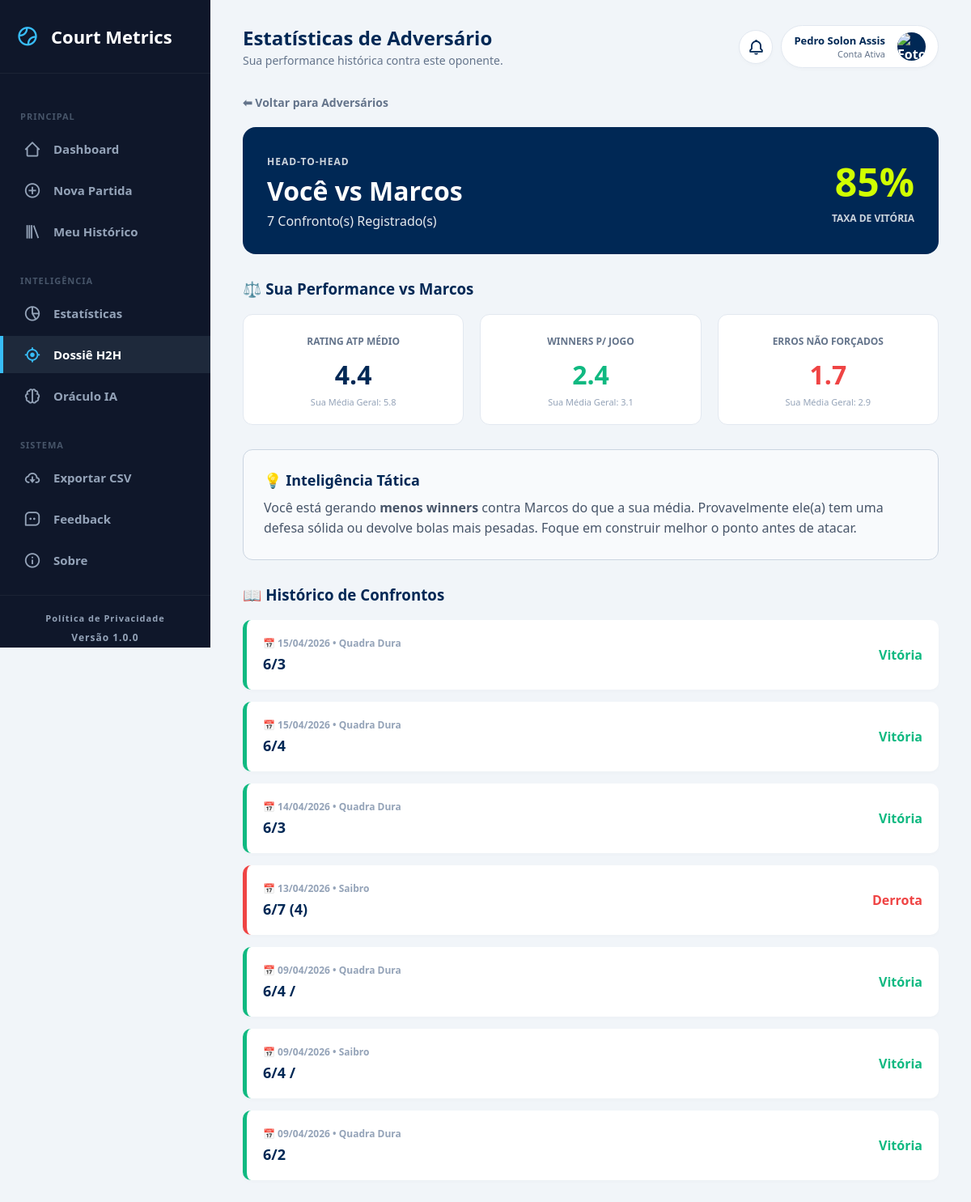
Screenshot of /h2h/Marcos (signed in) with the database file from the repository.
### tables this page shows
CREATE TABLE matches (
        id INTEGER PRIMARY KEY AUTOINCREMENT,
        opponent TEXT,
        categoria TEXT,
        match_type TEXT, 
        surface TEXT,
        result TEXT,
        score TEXT,
        match_format TEXT,
        partner TEXT,
        opp_partner TEXT,
        forehand INTEGER,
        backhand INTEGER,
        serve INTEGER,
        first_serve INTEGER,
        second_serve INTEGER,
        double_faults INTEGER,
        return_serve INTEGER,
        slice INTEGER,
        volley INTEGER,
        smash INTEGER,
        dropshot INTEGER,
        footwork INTEGER,
        strategy INTEGER,
        winners INTEGER,
        unforced_errors INTEGER,
        performance_rating REAL,
        notes TEXT,
        match_date TEXT /* NOVA COLUNA: ÍNDICE 27 */
    , game_format TEXT DEFAULT 'Padrão', user_id INTEGER, mental_focus INTEGER DEFAULT 0, mental_resilience INTEGER DEFAULT 0, mental_confidence INTEGER DEFAULT 0, mental_pressure INTEGER DEFAULT 0, clutch_bp_saved INTEGER DEFAULT 0, clutch_bp_won INTEGER DEFAULT 0, momentum_lost_streak INTEGER DEFAULT 0, mental_tags TEXT DEFAULT "");

### app.py (the view)
@app.route("/h2h/<path:opponent>")
@login_required
def h2h(opponent):
    conn = sqlite3.connect("database.db")
    c = conn.cursor()
    c.execute("""
        SELECT * FROM matches
        WHERE user_id = ? AND CASE WHEN match_format LIKE '%Duplas%' THEN opponent || ' & ' || opp_partner ELSE opponent END = ?
        ORDER BY match_date DESC
    """, (session["user_id"], opponent))
    matches = c.fetchall()
    c.execute("SELECT AVG(performance_rating), AVG(winners), AVG(unforced_errors) FROM matches WHERE user_id = ?", (session["user_id"],))
    career_avg = c.fetchone()
    conn.close()
    if not matches:
        return redirect("/adversarios")
    return render_template("h2h_detail.html", matches=matches, opponent=opponent, career_avg=career_avg)

### app.py (called while the page is built)
def login_required(f):
    @wraps(f)
    def decorated_function(*args, **kwargs):
        if "user_id" not in session:
            return redirect("/login")
        return f(*args, **kwargs)
    return decorated_function

@app.context_processor
def inject_notifications():
    if "user_id" not in session:
        return dict(notifications=[])
    conn = sqlite3.connect("database.db")
    conn.row_factory = sqlite3.Row
    c = conn.cursor()
    c.execute("SELECT * FROM notifications WHERE user_id = ? AND is_read = 0 ORDER BY created_at DESC", (session["user_id"],))
    notifs = c.fetchall()
    conn.close()
    return dict(notifications=notifs)

### templates/h2h_detail.html (shortened to what this page needs)
{% extends 'base.html' %}
{% block page_title %}Estatísticas de Adversário{% endblock %}
{% block page_subtitle %}Sua performance histórica contra este oponente.{% endblock %}
{% block content %}
{% set wins = matches|selectattr(5, 'equalto', 'Vitória')|list|length %}
{% set total = matches|length %}
{% set win_rate = ((wins / total) * 100)|int %}
{% set total_rating = matches|sum(attribute=25) %}
{% set avg_rating = (total_rating / total)|round(1) %}
{% set total_win = matches|sum(attribute=23) %}
{% set total_ue = matches|sum(attribute=24) %}
<div class="container" style="max-width: 900px; margin: 0 auto; padding-bottom: 50px;">
    <a href="/adversarios" style="color: var(--text-slate); text-decoration: none; font-weight: bold; font-size: 14px;">⬅ Voltar para Adversários</a>
    <div style="background: var(--atp-blue); color: white; padding: 30px; border-radius: 16px; margin-top: 20px; display: flex; justify-content: space-between; align-items: center; flex-wrap: wrap; gap: 20px;">
        <div>
            <span style="font-size: 12px; font-weight: bold; opacity: 0.8; letter-spacing: 1px; text-transform: uppercase;">Head-to-Head</span>
            <h1 style="margin: 5px 0; color: white !important;">Você vs {{ opponent }}</h1>
            <p style="margin: 0; opacity: 0.9;">{{ total }} Confronto(s) Registrado(s)</p>
        </div>
        <div style="text-align: right;">
            <div style="font-size: 48px; font-weight: 900; color: {% if win_rate >= 50 %}#d1ff00{% else %}#fca5a5{% endif %};">{{ win_rate }}%</div>
            <span style="font-size: 12px; font-weight: bold; opacity: 0.8; text-transform: uppercase;">Taxa de Vitória</span>
        </div>
    </div>
    <h3 style="color: var(--atp-blue); margin-top: 30px;">⚖️ Sua Performance vs {{ opponent }}</h3>
    <div style="display: flex; gap: 20px; margin-bottom: 30px; flex-wrap: wrap;">
        <div class="stat-box">
            <span style="font-size: 12px; font-weight: bold; color: var(--text-slate); text-transform: uppercase;">Rating ATP Médio</span>
            <div class="val" style="color: var(--atp-blue);">{{ avg_rating }}</div>
            <div style="font-size: 11px; color: #94a3b8;">Sua Média Geral: {{ "%.1f"|format(career_avg[0]) }}</div>
        </div>
        <div class="stat-box">
            <span style="font-size: 12px; font-weight: bold; color: var(--text-slate); text-transform: uppercase;">Winners p/ Jogo</span>
            <div class="val" style="color: #10b981;">{{ (total_win / total)|round(1) }}</div>
            <div style="font-size: 11px; color: #94a3b8;">Sua Média Geral: {{ "%.1f"|format(career_avg[1]) }}</div>
        </div>
        <div class="stat-box">
            <span style="font-size: 12px; font-weight: bold; color: var(--text-slate); text-transform: uppercase;">Erros Não Forçados</span>
            <div class="val" style="color: #ef4444;">{{ (total_ue / total)|round(1) }}</div>
            <div style="font-size: 11px; color: #94a3b8;">Sua Média Geral: {{ "%.1f"|format(career_avg[2]) }}</div>
        </div>
    </div>
    <div style="background: #f8fafc; border: 1px solid #cbd5e1; border-radius: 12px; padding: 25px; margin-bottom: 30px;">
        <h4 style="margin: 0 0 10px 0; color: var(--atp-blue); font-size: 18px;">💡 Inteligência Tática</h4>
        <p style="color: #475569; line-height: 1.6; margin: 0;">
            {% if (total_win / total) > career_avg[1] %}
                Você consegue ser <strong>mais agressivo</strong> contra {{ opponent }} do que o seu normal, gerando mais winners. A tática de forçar o jogo está funcionando.
            {% else %}
                Você está gerando <strong>menos winners</strong> contra {{ opponent }} do que a sua média. Provavelmente ele(a) tem uma defesa sólida ou devolve bolas mais pesadas. Foque em construir melhor o ponto antes de atacar.
            {% endif %}
        </p>
    </div>
    <h3 style="color: var(--atp-blue);">📖 Histórico de Confrontos</h3>
    <div style="display: flex; flex-direction: column; gap: 15px;">
        {% for m in matches %}
            <a href="/match/{{ m[0] }}" class="match-row" style="border-left: 5px solid {% if m[5] == 'Vitória' %}#10b981{% else %}#ef4444{% endif %};">
                <div>
                    <div style="font-size: 12px; color: #94a3b8; font-weight: bold; margin-bottom: 5px;">📅 {{ m[27][8:10] }}/{{ m[27][5:7] }}/{{ m[27][0:4] }} • {{ m[4] }}</div>
                    <strong style="color: var(--atp-blue); font-size: 18px;">{{ m[6] }}</strong>
                </div>
                <div style="font-weight: bold; color: {% if m[5] == 'Vitória' %}#10b981{% else %}#ef4444{% endif %};">{{ m[5] }}</div>
            </a>
        {% endfor %}
    </div>
</div>
{% endblock %}

### static/style.css (style rules this page uses)
:root { --bg-fundo: #F5F7FA; --bg-card: #FFFFFF; --texto-escuro: #333333; --texto-claro: #666666; --verde-tenis: #8BC34A; --azul-piscina: #26A69A; --borda: #E0E0E0; }
body { font-family: 'Segoe UI', Tahoma, Geneva, Verdana, sans-serif; background-color: var(--bg-fundo); color: var(--texto-escuro); margin: 0; padding: 20px; }
.container { max-width: 900px; margin: 0 auto; }
h1, h2, h3 { color: var(--texto-escuro); }

### templates/base.html (style rules this page uses)
:root { --atp-blue: #002855; --tennis-green: #d1ff00; --text-slate: #64748b; --sidebar-bg: #0f172a; --sidebar-hover: #1e293b; --sidebar-text: #94a3b8; --sidebar-active: #38bdf8; }
body { margin: 0; padding: 0; font-family: 'Segoe UI', Tahoma, sans-serif; background-color: #f1f5f9; display: flex; min-height: 100vh; overflow-x: hidden; }

### templates/h2h_detail.html (style rules this page uses)
.stat-box { background: white; padding: 20px; border-radius: 12px; border: 1px solid #e2e8f0; text-align: center; flex: 1; min-width: 200px; }
.val { font-size: 32px; font-weight: 900; margin: 10px 0 5px 0; }
.match-row { background: white; padding: 20px; border-radius: 10px; text-decoration: none; color: inherit; display: flex; justify-content: space-between; align-items: center; box-shadow: 0 2px 4px rgba(0,0,0,0.02); transition: transform 0.2s; }

### rows the page displays
matches: match_date "15", match_date "04", match_date "2026", surface "Quadra Dura", score "6/3", result "Vitória"
matches: match_date "15", match_date "04", match_date "2026", surface "Quadra Dura", score "6/4", result "Vitória"
matches: match_date "14", match_date "04", match_date "2026", surface "Quadra Dura", score "6/3", result "Vitória"
matches: match_date "13", match_date "04", match_date "2026", surface "Saibro", score "6/7 (4)", result "Derrota"
matches: match_date "09", match_date "04", match_date "2026", surface "Quadra Dura", score "6/4 /", result "Vitória"
matches: match_date "09", match_date "04", match_date "2026", surface "Saibro", score "6/4 /", result "Vitória"
matches: match_date "09", match_date "04", match_date "2026", surface "Quadra Dura", score "6/2", result "Vitória"

### other values shown
{{ session.first_name }} "Pedro Solon"
{{ session.last_name }} "Assis"
{{ opponent }} "Marcos"
{{ total }} "7"
{{ win_rate }} "85"
{{ avg_rating }} "4.4"
{{ "%.1f"|format(career_avg[0]) }} "5.8"
{{ (total_win / total)|round(1) }} "2.4"
{{ "%.1f"|format(career_avg[1]) }} "3.1"
{{ (total_ue / total)|round(1) }} "1.7"
{{ "%.1f"|format(career_avg[2]) }} "2.9"
